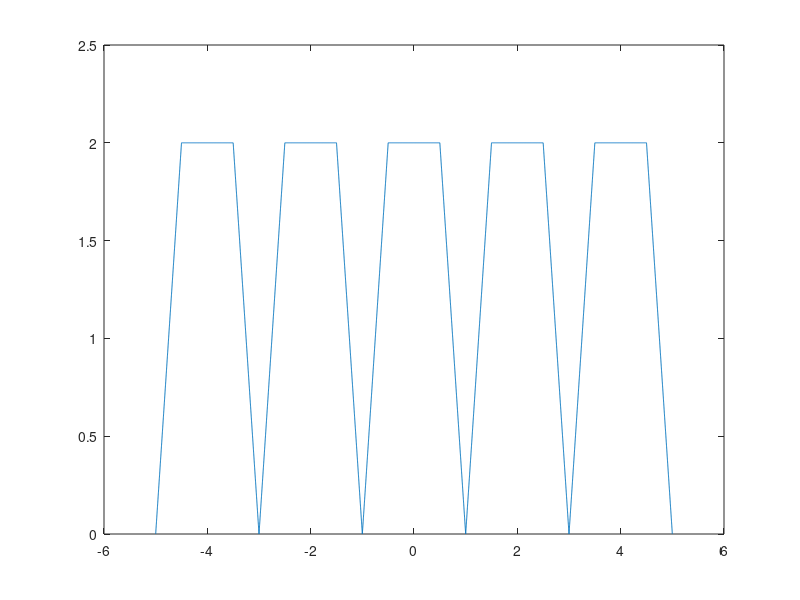

The MATLAB script that drew this image:
t=-5:0.001:5;
T=2;
w=2*pi*(1/T)
a0 = 1.5
ft=a0

for n=1:1000
  k=n*pi
  ft = ft +(((4/k)*sin(k/2))+8*((-1/k)*sin(k/2)+(1/(2*k))*sin(k/2))+(8/k^2)*(-cos(k)+cos(k/2)))*cos(n*pi*t);
end

plot(t,ft)
